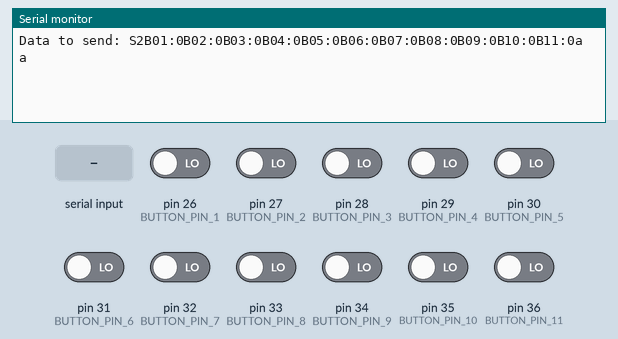
A sketch run on a simulated Arduino Mega 2560, built with avr-gcc and run on an emulated ATmega2560. Parts: the last lines printed to the serial monitor. The inputs (shaded band) are chosen by the test bench; at power-on: pin 26 (BUTTON_PIN_1), pin 27 (BUTTON_PIN_2), pin 28 (BUTTON_PIN_3), pin 29 (BUTTON_PIN_4), pin 30 (BUTTON_PIN_5), pin 31 (BUTTON_PIN_6), pin 32 (BUTTON_PIN_7), pin 33 (BUTTON_PIN_8), pin 34 (BUTTON_PIN_9), pin 35 (BUTTON_PIN_10), pin 36 (BUTTON_PIN_11) LOW.

Above: at 1.1 s.
1.2 s: "S1\n" received over the second serial link
At 5.3 s:
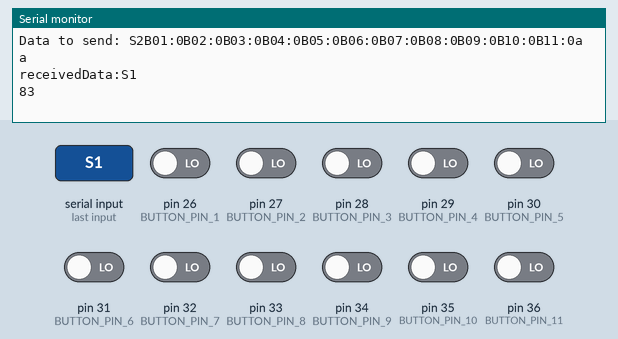
5.7 s: "N:1\n" received over the second serial link
At 9.5 s:
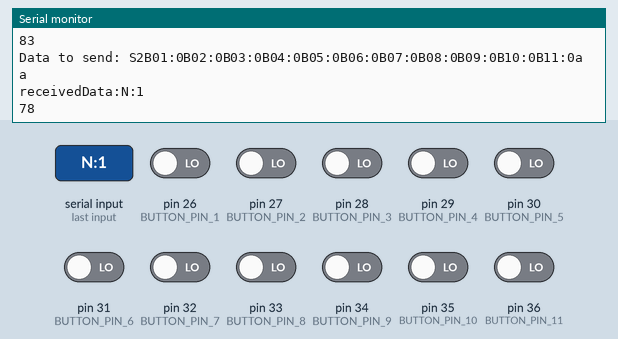
9.9 s: "N" received over the second serial link
At 13.6 s:
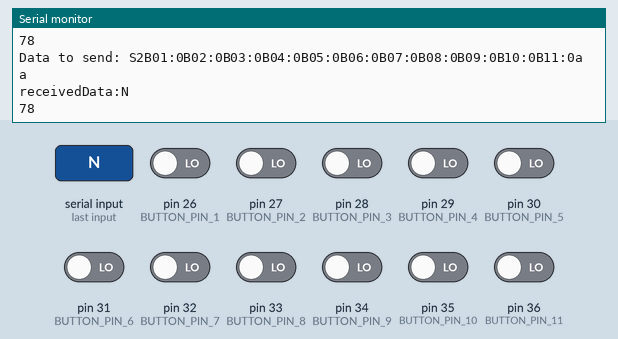
14.0 s: "-" received over the second serial link
At 17.7 s:
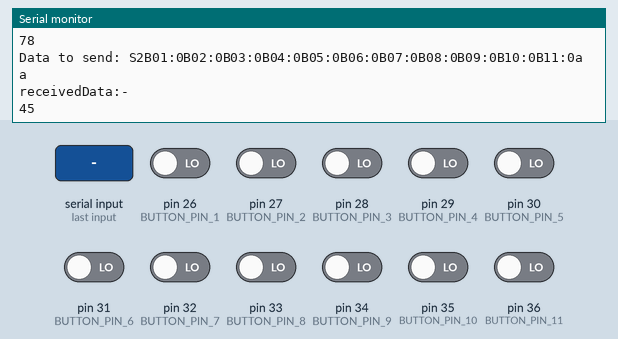
18.1 s: ":" received over the second serial link
At 21.9 s:
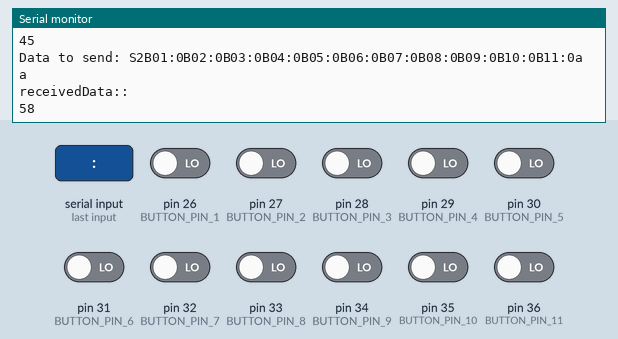
22.2 s: "1\n" received over the second serial link
At 29.2 s:
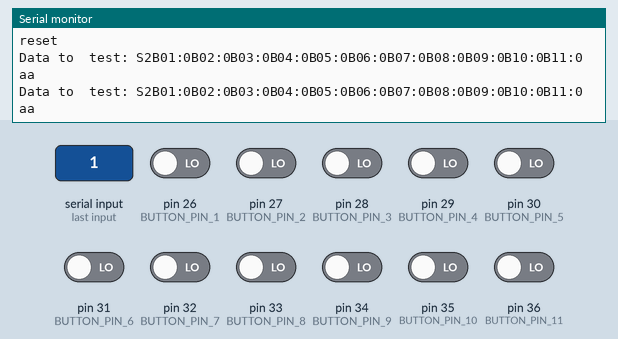
Timing chart, 0 to 29.5 s (numbered marks = the images above; inputs shaded):
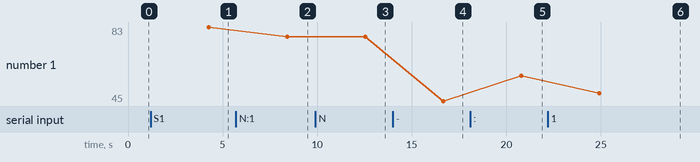

Measured:
- after the input at 1.2 s, the serial monitor: prints a new line after 3.1 s (image 1)
- after the input at 5.7 s, the serial monitor: prints a new line after 2.7 s (image 2)
- after the input at 9.9 s, the serial monitor: prints a new line after 2.6 s (image 3)
- after the input at 14.0 s, the serial monitor: prints a new line after 2.7 s (image 4)
- after the input at 18.1 s, the serial monitor: prints a new line after 2.7 s (image 5)
- after the input at 22.2 s, the serial monitor: prints a new line after 2.7 s (image 6)
- plotted number 1: 83 → 78 after the input at 5.7 s, 78 → 45 after the input at 14.0 s, 45 → 58 after the input at 18.1 s, 58 → 49 after the input at 22.2 s

The sketch:

master.ino
```cpp
#include <SoftwareSerial.h>
#include "PinDefinitions.h"
#include <Arduino_FreeRTOS.h>
#include "Button.h"
#include "RS485.h"
#include <semphr.h>

// Tạo đối tượng RS485
RS485 rs485(RX_PIN, TX_PIN, 4800);

// Khởi tạo mảng buttonPins
int buttonPins[NUM_BUTTONS] = {BUTTON_PIN_1, BUTTON_PIN_2, BUTTON_PIN_3, BUTTON_PIN_4, BUTTON_PIN_5,
                             BUTTON_PIN_6, BUTTON_PIN_7, BUTTON_PIN_8, BUTTON_PIN_9, BUTTON_PIN_10,
                             BUTTON_PIN_11};

// Mảng các đối tượng Relay
Button* buttons[NUM_BUTTONS];

// Biến toàn cục Mutex để bảo vệ việc truy cập các relay
SemaphoreHandle_t xMutex;

// Mảng lưu trạng thái nút nhấn
bool buttonStates[NUM_BUTTONS] = {false};

// Mảng lưu trạng thái nút nhấn đã được nhấn
bool saveStates[NUM_BUTTONS] = {false};

// Task handle cho việc đọc trạng thái nút nhấn
TaskHandle_t buttonTaskHandle;

void setupButtons() {
    for (int i = 0; i < NUM_BUTTONS; i++) {
        buttons[i] = new Button(buttonPins[i], true); // Giả sử các button là activeLow
        buttons[i]->begin();
    }
}

void readButtonStates(bool* buttonStates) {
    for (int i = 0; i < NUM_BUTTONS; i++) {
        buttonStates[i] = buttons[i]->isPressed();
    }
}

// Hàm cập nhật saveStates dựa trên buttonStates
void updateRelayValues(bool* saveStates, bool* buttonStates, int numButtons) {
    for (int i = 0; i < numButtons; i++) {
        if (buttonStates[i] == 1) {
            saveStates[i] = 1; // Cập nhật relayValues khi buttonValues = 1
        }
    }
}

void resetSaveStates(bool* saveStates, int size) {
    for (int i = 0; i < size; i++) {
        saveStates[i] = 0;
    }
}

void buttonTask(void* pvParameters) {
    while (1) {
        if (xSemaphoreTake(xMutex, portMAX_DELAY)) {
            // Đọc trạng thái các nút nhấn
            readButtonStates(buttonStates);
            updateRelayValues(saveStates, buttonStates, NUM_BUTTONS);
            // Trả lại mutex
            xSemaphoreGive(xMutex);
        }
        vTaskDelay(100 / portTICK_PERIOD_MS);
    }
}

String buildDataToSend(int slaveId, bool* saveStates, int numButtons) {
    String dataToSend = "S" + String(slaveId); // Thêm S + SLAVE_ID vào chuỗi

    for (int i = 0; i < numButtons; i++) {
        // Tạo số thứ tự nút có định dạng 2 chữ số
        String buttonIndex = String(i + 1);
        if (buttonIndex.length() < 2) {
            buttonIndex = "0" + buttonIndex; // Thêm số 0 nếu cần
        }

        // Thêm trạng thái nút vào chuỗi
        String buttonData = "B" + buttonIndex + ":" + String(saveStates[i]);
        dataToSend += buttonData;
    }
    dataToSend += "aa";
    return dataToSend;
}


// S1-B01:1-B02:0

void rs485Task(void* pvParameters) {
  int count = 0;
    while (1) {
        if (xSemaphoreTake(xMutex, portMAX_DELAY)) {

            // Gọi hàm buildDataToSend để tạo chuỗi dữ liệu

            String dataToSend_test = buildDataToSend(SLAVE_ID, buttonStates, NUM_BUTTONS);

            // Gửi dữ liệu qua Serial hoặc RS485
            // Serial.println("Data to  test: " + dataToSend_test);

            String dataToSend = buildDataToSend(SLAVE_ID, saveStates, NUM_BUTTONS);

            // Gửi dữ liệu qua Serial hoặc RS485
            Serial.println("Data to send: " + dataToSend);
            rs485.send(dataToSend);

            // Nhận dữ liệu từ RS485
            String receivedData = rs485.receive();

            if (receivedData.length() > 0) {
              vTaskDelay(1000 / portTICK_PERIOD_MS);
              Serial.println("receivedData:" +receivedData);
              Serial.println(int(receivedData.charAt(0)));

              if(int(receivedData.charAt(0)) == RESET_VALUE_RX){


                resetSaveStates(saveStates, NUM_BUTTONS);
                resetSaveStates(buttonStates, NUM_BUTTONS);
                dataToSend = "S"+ String(SLAVE_ID)+":"+RESET_VALUE_TX;
                rs485.send(dataToSend);
                vTaskDelay(1000 / portTICK_PERIOD_MS);  // Đợi 100ms trước khi đọc lại
                rs485.send(dataToSend);
                vTaskDelay(1000 / portTICK_PERIOD_MS);  // Đợi 100ms trước khi đọc lại
                rs485.send(dataToSend);
                vTaskDelay(1000 / portTICK_PERIOD_MS);  // Đợi 100ms trước khi đọc lại
                rs485.send(dataToSend);
                Serial.println("reset");
                dataToSend = buildDataToSend(SLAVE_ID, saveStates, NUM_BUTTONS);
                Serial.println("Data to  test: " + dataToSend);
                dataToSend_test = buildDataToSend(SLAVE_ID, buttonStates, NUM_BUTTONS);
                Serial.println("Data to  test: " + dataToSend_test);
              }

            }

            // Trả lại mutex
            xSemaphoreGive(xMutex);

          vTaskDelay(2000 / portTICK_PERIOD_MS);
        }
      }
}

// const int button = A1;

void setup() {

  // Tạo mutex
  xMutex = xSemaphoreCreateMutex();
  // Kiểm tra xem Mutex có được tạo thành công không
  if (xMutex == NULL) {
      Serial.println("Không thể tạo Mutex!");
      while (1);  // Nếu không tạo được Mutex thì dừng chương trình
  }

  Serial.begin(19200);       // Serial mặc định cho máy tính
  rs485.begin();             // Khởi tạo RS485
  setupButtons();            // Khởi tạo các button

  // pinMode(button, INPUT);  //Cài đặt chân D11 ở trạng thái đọc dữ liệu

  // Tạo task RS485
  xTaskCreate(
      rs485Task,               // Hàm task
      "rs485Task",             // Tên task
      256,                     // Kích thước stack (có thể điều chỉnh)
      NULL,                    // Tham số truyền vào task
      1,                       // Độ ưu tiên của task
      NULL                     // Handle của task (không cần ở đây)
  );

  // Tạo task Button
  xTaskCreate(
      buttonTask,
      "Button Task",
      128,
      NULL,
      1,
      NULL
  );

  // Bắt đầu các task
 vTaskStartScheduler();

  Serial.println("Master Ready");
}

void loop() {

}
```

Button.cpp
```cpp
#include "Button.h"

Button::Button(int pin, bool activeLow) : pin(pin), activeLow(activeLow), lastState(!activeLow) {}

void Button::begin() {
    pinMode(pin, INPUT);
}

bool Button::isPressed() {
    bool currentState = digitalRead(pin);
    return activeLow ? (currentState == HIGH) : (currentState == LOW);
}

bool Button::stateChanged() {
    bool currentState = isPressed();
    if (currentState != lastState) {
        lastState = currentState;
        return true;
    }
    return false;
}

bool Button::getState() {
    return isPressed();
}
```

Button.h
```cpp
#ifndef BUTTON_H
#define BUTTON_H

#include <Arduino.h>

class Button {
private:
    int pin;         // Chân của button
    bool activeLow;  // Button kích hoạt ở mức thấp hay cao
    bool lastState;  // Lưu trữ trạng thái button trước đó

public:
    // Constructor
    Button(int pin, bool activeLow = true);

    // Khởi tạo
    void begin();

    // Kiểm tra xem button có được nhấn hay không
    bool isPressed();

    // Kiểm tra sự thay đổi trạng thái
    bool stateChanged();

    // Lấy trạng thái hiện tại của button
    bool getState();
};

#endif
```

PinDefinitions.h
```cpp
#ifndef PINDEFINITIONS_H
#define PINDEFINITIONS_H

#include <Arduino.h>

#define SLAVE_ID 2

// Các chân điều khiển BUTTON (20 chân)
#define BUTTON_PIN_1 26
#define BUTTON_PIN_2 27
#define BUTTON_PIN_3 28
#define BUTTON_PIN_4 29
#define BUTTON_PIN_5 30
#define BUTTON_PIN_6 31
#define BUTTON_PIN_7 32
#define BUTTON_PIN_8 33
#define BUTTON_PIN_9 34
#define BUTTON_PIN_10 35
#define BUTTON_PIN_11 36


// Số lượng BUTTON
#define NUM_BUTTONS 11

// Khai báo mảng BUTTONPins mà không khởi tạo
extern int buttonPins[NUM_BUTTONS];

// Các chân giao tiếp (Serial)
#define RX_PIN 10
#define TX_PIN 11

// Reset value
#define RESET_VALUE_RX 49  // Mã ASCII của "1" là 49
#define RESET_VALUE_TX "1"  // Mã ASCII của "1" là 49

#endif
```

RS485.cpp
```cpp
#include "RS485.h"
#include "PinDefinitions.h"

// Constructor
RS485::RS485(int rx, int tx, int baud) : rs485Serial(rx, tx) {
    rxPin = rx;
    txPin = tx;
    baudRate = baud;
}

// Khởi tạo RS485
void RS485::begin() {
    rs485Serial.begin(baudRate);
}

// Gửi dữ liệu qua RS485
void RS485::send(const String &data) {
    rs485Serial.println(data);
}

// Nhận dữ liệu qua RS485
String RS485::receive() {
    String data = "";
    if (rs485Serial.available()) {
        data = rs485Serial.readString();
    }
    return data;
}

// Phân tích dữ liệu nhận được
void RS485::parseData(String data, int* buttonValues) {
    String prefix = data.substring(0, 2);  // Lấy phần "S1" hoặc "S2"

    int startIndex = data.indexOf("N");
    int endIndex = data.indexOf("-", startIndex);

    for (int i = 0; i < NUM_BUTTONS; i++) {
        String pair = data.substring(startIndex, endIndex);
        int colonIndex = pair.indexOf(":");
        int value = pair.substring(colonIndex + 1).toInt();

        buttonValues[i] = value;

        startIndex = data.indexOf("N", startIndex + 1);
        endIndex = data.indexOf("-", startIndex);
    }
}
```

RS485.h
```cpp
#ifndef RS485_H
#define RS485_H

#include <Arduino.h>
#include <SoftwareSerial.h>
#include "PinDefinitions.h"

class RS485 {
private:
    int rxPin;              // Chân RX
    int txPin;              // Chân TX
    int baudRate;           // Tốc độ truyền
    SoftwareSerial rs485Serial; // Giao tiếp RS485

public:
    // Constructor
    RS485(int rx, int tx, int baud);

    // Khởi tạo giao tiếp RS485
    void begin();

    // Gửi dữ liệu qua RS485
    void send(const String &data);

    // Nhận dữ liệu qua RS485
    String receive();

    // Phân tích dữ liệu nhận được
    void parseData(String data, int* buttonValues);
};

#endif
```
